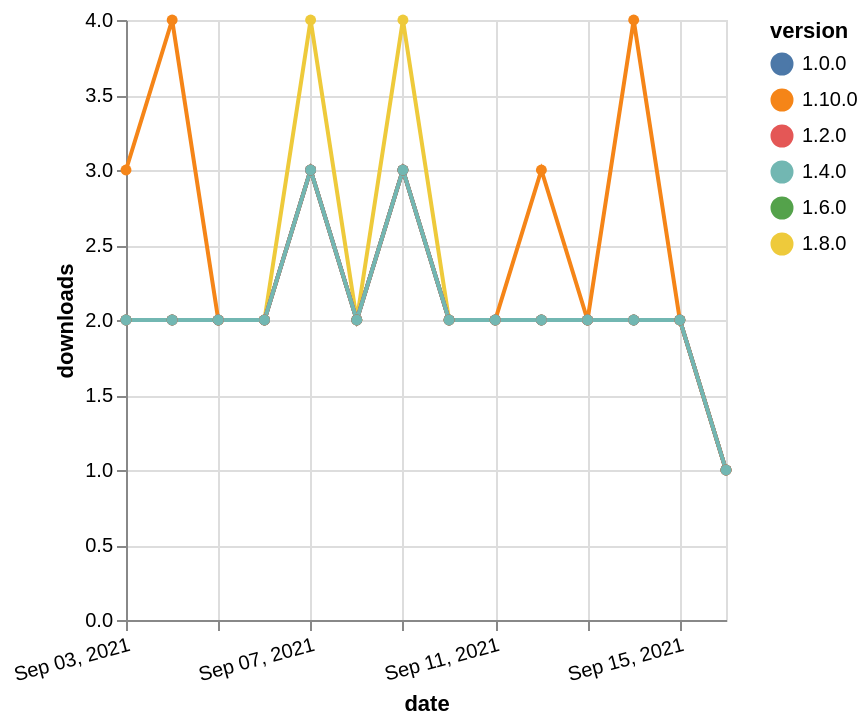

Write the Vega-Lite specification saved for this chart.
### Vega-Lite specification from a JSON file in a GitHub repository (floating-point values rounded to 4 significant figures)
{"$schema": "https://vega.github.io/schema/vega-lite/v5.json", "description": "A simple bar chart with embedded data.", "data": {"values": [{"date": "2021-09-03", "total": 1024, "delta": 2, "version": "1.6.0"}, {"date": "2021-09-04", "total": 1026, "delta": 2, "version": "1.6.0"}, {"date": "2021-09-05", "total": 1028, "delta": 2, "version": "1.6.0"}, {"date": "2021-09-06", "total": 1030, "delta": 2, "version": "1.6.0"}, {"date": "2021-09-07", "total": 1033, "delta": 3, "version": "1.6.0"}, {"date": "2021-09-08", "total": 1035, "delta": 2, "version": "1.6.0"}, {"date": "2021-09-09", "total": 1038, "delta": 3, "version": "1.6.0"}, {"date": "2021-09-10", "total": 1040, "delta": 2, "version": "1.6.0"}, {"date": "2021-09-11", "total": 1042, "delta": 2, "version": "1.6.0"}, {"date": "2021-09-12", "total": 1044, "delta": 2, "version": "1.6.0"}, {"date": "2021-09-13", "total": 1046, "delta": 2, "version": "1.6.0"}, {"date": "2021-09-14", "total": 1048, "delta": 2, "version": "1.6.0"}, {"date": "2021-09-15", "total": 1050, "delta": 2, "version": "1.6.0"}, {"date": "2021-09-16", "total": 1051, "delta": 1, "version": "1.6.0"}, {"date": "2021-09-03", "total": 727, "delta": 2, "version": "1.8.0"}, {"date": "2021-09-04", "total": 729, "delta": 2, "version": "1.8.0"}, {"date": "2021-09-05", "total": 731, "delta": 2, "version": "1.8.0"}, {"date": "2021-09-06", "total": 733, "delta": 2, "version": "1.8.0"}, {"date": "2021-09-07", "total": 737, "delta": 4, "version": "1.8.0"}, {"date": "2021-09-08", "total": 739, "delta": 2, "version": "1.8.0"}, {"date": "2021-09-09", "total": 743, "delta": 4, "version": "1.8.0"}, {"date": "2021-09-10", "total": 745, "delta": 2, "version": "1.8.0"}, {"date": "2021-09-11", "total": 747, "delta": 2, "version": "1.8.0"}, {"date": "2021-09-12", "total": 749, "delta": 2, "version": "1.8.0"}, {"date": "2021-09-13", "total": 751, "delta": 2, "version": "1.8.0"}, {"date": "2021-09-14", "total": 753, "delta": 2, "version": "1.8.0"}, {"date": "2021-09-15", "total": 755, "delta": 2, "version": "1.8.0"}, {"date": "2021-09-16", "total": 756, "delta": 1, "version": "1.8.0"}, {"date": "2021-09-03", "total": 235, "delta": 3, "version": "1.10.0"}, {"date": "2021-09-04", "total": 239, "delta": 4, "version": "1.10.0"}, {"date": "2021-09-05", "total": 241, "delta": 2, "version": "1.10.0"}, {"date": "2021-09-06", "total": 243, "delta": 2, "version": "1.10.0"}, {"date": "2021-09-07", "total": 246, "delta": 3, "version": "1.10.0"}, {"date": "2021-09-08", "total": 248, "delta": 2, "version": "1.10.0"}, {"date": "2021-09-09", "total": 251, "delta": 3, "version": "1.10.0"}, {"date": "2021-09-10", "total": 253, "delta": 2, "version": "1.10.0"}, {"date": "2021-09-11", "total": 255, "delta": 2, "version": "1.10.0"}, {"date": "2021-09-12", "total": 258, "delta": 3, "version": "1.10.0"}, {"date": "2021-09-13", "total": 260, "delta": 2, "version": "1.10.0"}, {"date": "2021-09-14", "total": 264, "delta": 4, "version": "1.10.0"}, {"date": "2021-09-15", "total": 266, "delta": 2, "version": "1.10.0"}, {"date": "2021-09-16", "total": 267, "delta": 1, "version": "1.10.0"}, {"date": "2021-09-03", "total": 2046, "delta": 2, "version": "1.0.0"}, {"date": "2021-09-04", "total": 2048, "delta": 2, "version": "1.0.0"}, {"date": "2021-09-05", "total": 2050, "delta": 2, "version": "1.0.0"}, {"date": "2021-09-06", "total": 2052, "delta": 2, "version": "1.0.0"}, {"date": "2021-09-07", "total": 2055, "delta": 3, "version": "1.0.0"}, {"date": "2021-09-08", "total": 2057, "delta": 2, "version": "1.0.0"}, {"date": "2021-09-09", "total": 2060, "delta": 3, "version": "1.0.0"}, {"date": "2021-09-10", "total": 2062, "delta": 2, "version": "1.0.0"}, {"date": "2021-09-11", "total": 2064, "delta": 2, "version": "1.0.0"}, {"date": "2021-09-12", "total": 2066, "delta": 2, "version": "1.0.0"}, {"date": "2021-09-13", "total": 2068, "delta": 2, "version": "1.0.0"}, {"date": "2021-09-14", "total": 2070, "delta": 2, "version": "1.0.0"}, {"date": "2021-09-15", "total": 2072, "delta": 2, "version": "1.0.0"}, {"date": "2021-09-16", "total": 2073, "delta": 1, "version": "1.0.0"}, {"date": "2021-09-03", "total": 1629, "delta": 2, "version": "1.2.0"}, {"date": "2021-09-04", "total": 1631, "delta": 2, "version": "1.2.0"}, {"date": "2021-09-05", "total": 1633, "delta": 2, "version": "1.2.0"}, {"date": "2021-09-06", "total": 1635, "delta": 2, "version": "1.2.0"}, {"date": "2021-09-07", "total": 1638, "delta": 3, "version": "1.2.0"}, {"date": "2021-09-08", "total": 1640, "delta": 2, "version": "1.2.0"}, {"date": "2021-09-09", "total": 1643, "delta": 3, "version": "1.2.0"}, {"date": "2021-09-10", "total": 1645, "delta": 2, "version": "1.2.0"}, {"date": "2021-09-11", "total": 1647, "delta": 2, "version": "1.2.0"}, {"date": "2021-09-12", "total": 1649, "delta": 2, "version": "1.2.0"}, {"date": "2021-09-13", "total": 1651, "delta": 2, "version": "1.2.0"}, {"date": "2021-09-14", "total": 1653, "delta": 2, "version": "1.2.0"}, {"date": "2021-09-15", "total": 1655, "delta": 2, "version": "1.2.0"}, {"date": "2021-09-16", "total": 1656, "delta": 1, "version": "1.2.0"}, {"date": "2021-09-03", "total": 1470, "delta": 2, "version": "1.4.0"}, {"date": "2021-09-04", "total": 1472, "delta": 2, "version": "1.4.0"}, {"date": "2021-09-05", "total": 1474, "delta": 2, "version": "1.4.0"}, {"date": "2021-09-06", "total": 1476, "delta": 2, "version": "1.4.0"}, {"date": "2021-09-07", "total": 1479, "delta": 3, "version": "1.4.0"}, {"date": "2021-09-08", "total": 1481, "delta": 2, "version": "1.4.0"}, {"date": "2021-09-09", "total": 1484, "delta": 3, "version": "1.4.0"}, {"date": "2021-09-10", "total": 1486, "delta": 2, "version": "1.4.0"}, {"date": "2021-09-11", "total": 1488, "delta": 2, "version": "1.4.0"}, {"date": "2021-09-12", "total": 1490, "delta": 2, "version": "1.4.0"}, {"date": "2021-09-13", "total": 1492, "delta": 2, "version": "1.4.0"}, {"date": "2021-09-14", "total": 1494, "delta": 2, "version": "1.4.0"}, {"date": "2021-09-15", "total": 1496, "delta": 2, "version": "1.4.0"}, {"date": "2021-09-16", "total": 1497, "delta": 1, "version": "1.4.0"}]}, "width": "container", "mark": {"type": "line", "point": {"filled": true}}, "encoding": {"x": {"field": "date", "type": "temporal", "timeUnit": "yearmonthdate", "title": "date", "axis": {"labelAngle": -15}}, "y": {"field": "delta", "type": "quantitative", "title": "downloads"}, "color": {"field": "version", "type": "nominal"}, "tooltip": {"field": "delta"}}}
